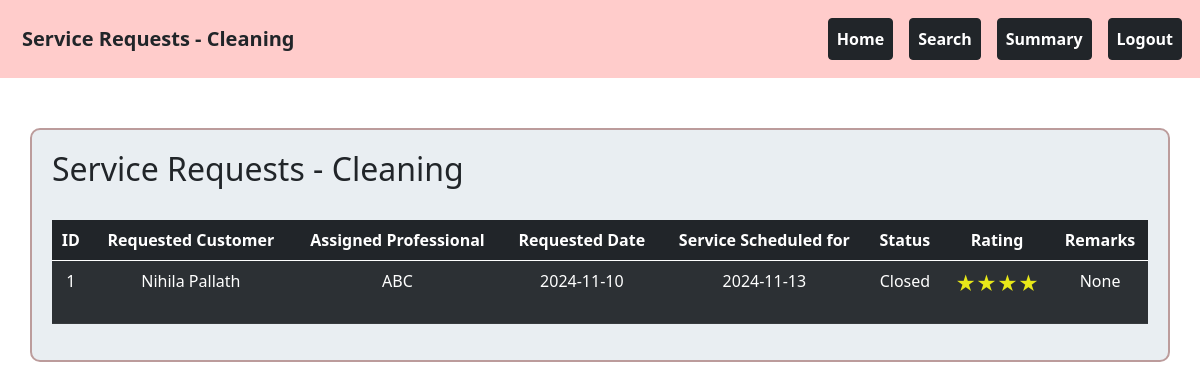
The app's page /service_request/1 with its own data.
### backend/models.py (models this page shows)
class Service(db.Model):
    __tablename__="service"
    id=db.Column(db.Integer,primary_key=True)
    name=db.Column(db.String,nullable=False)
    basic_price=db.Column(db.Integer,nullable=False)
    Description=db.Column(db.String,nullable=False)
    professionals=db.relationship("Professional_Info",cascade="all,delete",backref="service",lazy=True)
    service_requests=db.relationship("Service_Request",cascade="all,delete",backref="service",lazy=True)

class Service_Request(db.Model):
    __tablename__="service_request"
    id=db.Column(db.Integer,primary_key=True)
    service_id=db.Column(db.Integer,db.ForeignKey("service.id"),nullable=False)
    customer_id=db.Column(db.Integer,db.ForeignKey("customer_info.id"),nullable=False)
    professional_id=db.Column(db.Integer,db.ForeignKey("professional_info.id"),nullable=False)
    date_of_request=db.Column(db.DateTime, default=datetime.now)
    service_date=db.Column(db.Date)
    service_description=db.Column(db.String,nullable=False)
    service_status=db.Column(db.Integer,default=0) # requested from cust=>0 ACCEPTED by prof=>1 reject by prof =>2 CLOSED by cust=>3
    remarks=db.Column(db.String,nullable=True)
    rating=db.Column(db.Integer,default=0) #0 means no rating

class Customer_Info(db.Model):
    __tablename__="customer_info"
    id=db.Column(db.Integer,primary_key=True)
    email_id=db.Column(db.String,unique=True,nullable=False)
    password=db.Column(db.String,nullable=False)
    full_name=db.Column(db.String,nullable=False)
    phone_number=db.Column(db.Integer,nullable=False)
    role=db.Column(db.Integer,default=1) #for customer its 1 . for admin its 0
    address=db.Column(db.String,nullable=False)
    pin_code=db.Column(db.Integer,nullable=False)
    blocked_status=db.Column(db.Integer,default=0) #not blocked=0, 1-blocked
    service_requests=db.relationship("Service_Request",cascade="all,delete",backref="customer_info",lazy=True)

class Professional_Info(db.Model):
    __tablename__="professional_info"
    id=db.Column(db.Integer,primary_key=True)
    email_id=db.Column(db.String,unique=True,nullable=False)
    password=db.Column(db.String,nullable=False)
    full_name=db.Column(db.String,nullable=False)
    experience=db.Column(db.Integer,nullable=False)
    proof_doc=db.Column(db.String,nullable=False)
    address=db.Column(db.String,nullable=False)
    pin_code=db.Column(db.Integer,nullable=False)
    service_id=db.Column(db.Integer,db.ForeignKey("service.id"))
    rating=db.Column(db.Integer,default=0)
    profile_status=db.Column(db.Integer,default=0) #not accepted yet=0 ,accepted=1
    blocked_status=db.Column(db.Integer,default=0) #not blocked=0, 1-blocked
    service_requests=db.relationship("Service_Request",cascade="all,delete",backref="professional_info",lazy=True)

### backend/controller.py (the view)
@app.route("/service_request/<int:service_id>")
def service_request(service_id):
    serv_obj=Service.query.get(service_id)
    serv_name=serv_obj.name
    service_requests=Service_Request.query.filter_by(service_id=service_id).all()
    cust_dict={cust_obj.id:cust_obj for cust_obj in Customer_Info.query.all()}
    prof_dict={prof_obj.id:prof_obj for prof_obj in Professional_Info.query.all()}
    return render_template("service_request.html",serv_name=serv_name,customer=cust_dict,service_requests=service_requests,professionals=prof_dict)

### templates/service_request.html (shortened to what this page needs)
<!DOCTYPE html>
<html lang="en">
    <head>
        <link href="https://cdn.jsdelivr.net/npm/bootstrap@5.0.2/dist/css/bootstrap.min.css" rel="stylesheet">
    </head>
    <body>
        <div class="container-fluid" style="background-color: #ffcccb; padding: 10px;">
            <nav class="navbar navbar-expand-lg navbar-light w-100">
                <div class="container-fluid">
                    <a class="navbar-brand text-dark" href="#"><strong>Service Requests - {{serv_name}}</strong></a>
                </div>
                <div class="collapse navbar-collapse justify-content-end" id="navbarNav">
                    <ul class="navbar-nav">
                        <li class="nav-item">
                            <a class="nav-link btn btn-dark mx-2 text-white fw-bold" href="{{url_for('admin_dashboard')}}">Home</a>
                        </li>
                        <li class="nav-item">
                            <a class="nav-link btn btn-dark mx-2 text-white fw-bold" href="{{url_for('search_tab_admin')}}">Search</a>
                        </li>
                        <li class="nav-item">
                            <a class="nav-link btn btn-dark mx-2 text-white fw-bold" href="{{url_for('summary_admin')}}">Summary</a>
                        </li>
                        <li class="nav-item">
                            <a class="nav-link btn btn-dark mx-2 text-white fw-bold" href="/">Logout</a>
                        </li>
                    </ul>
                </div>
            </nav>
        </div>
        {% if service_requests != [] %}
            <div class="container-box">
                <h2>Service Requests - {{serv_name}} </h2><br>
                    <table class="table table-dark table-striped" style="text-align: center;">
                        <thead>
                            <tr>
                                <th scope="col">ID</th>
                                <th scope="col">Requested Customer</th>
                                <th scope="col">Assigned Professional</th>
                                <th scope="col">Requested Date</th>
                                <th scope="col">Service Scheduled for</th>
                                <th scope="col">Status</th>
                                <th scope="col">Rating</th>
                                <th scope="col">Remarks</th>
                            </tr>
                        </thead>
                        <tbody>
                            {% for request in service_requests %}
                            <tr>
                                <td>{{request.id}} </td>
                                <td>{{customer[request.customer_id].full_name}} </td>
                                <td>{{professionals[request.professional_id].full_name}} </td>
                                <td>{{request.date_of_request.strftime('%Y-%m-%d')}}</td>
                                <td>{{request.service_date}}</td>
                                <td>
                                    {% if request.service_status==0 %}
                                        <p>Requested</p>
                                    {% elif request.service_status==1 %}
                                        <p>Accepted</p>
                                    {% elif request.service_status==2 %}
                                        <p>Rejected</p>
                                    {% elif request.service_status==3 %}
                                        <p>Closed</p>
                                    {% endif %}
                                </td>
                                <td>
                                    {% if request.rating ==1 %}
                                        <p style="color: rgb(232, 232, 25);font-size: 20px;">★</p>
                                    {% elif request.rating ==2 %}
                                        <p style="color: rgb(232, 232, 25);font-size: 20px;">★★</p>
                                    {% elif request.rating ==3 %}
                                        <p style="color: rgb(232, 232, 25);font-size: 20px;">★★★</p>
                                    {% elif request.rating ==4 %}
                                        <p style="color: rgb(232, 232, 25);font-size: 20px;">★★★★</p>
                                    {% elif request.rating ==5 %}
                                        <p style="color: rgb(232, 232, 25);font-size: 20px;">★★★★★</p>
                                    {% else %}
                                        <p>None</p>
                                    {% endif %}
                                </td>
                                <td>{{request.remarks}} </td>
                            </tr>
                            {% endfor %}
                        </tbody>
                    </table>
            </div>
        {% else %}
            <h2 style="text-align: center;color: red;padding: 50px;"> No Requests yet !</h2>
        {% endif %}
    </body>
</html>

### templates/service_request.html (style rules this page uses)
.container-box { padding: 20px; background-color: #e9eef2; border: 2px solid #bc9c9c; border-radius: 10px; margin-top: 50px; margin-left: 30px; margin-right: 30px; margin-bottom: 30px; }

### records on screen
Service: name "Cleaning"
Service_Request: id "1", date_of_request "2024-11-10", service_date "2024-11-13", service_status "Closed", remarks "None"
Customer_Info: full_name "Nihila Pallath"
Professional_Info: full_name "ABC"
